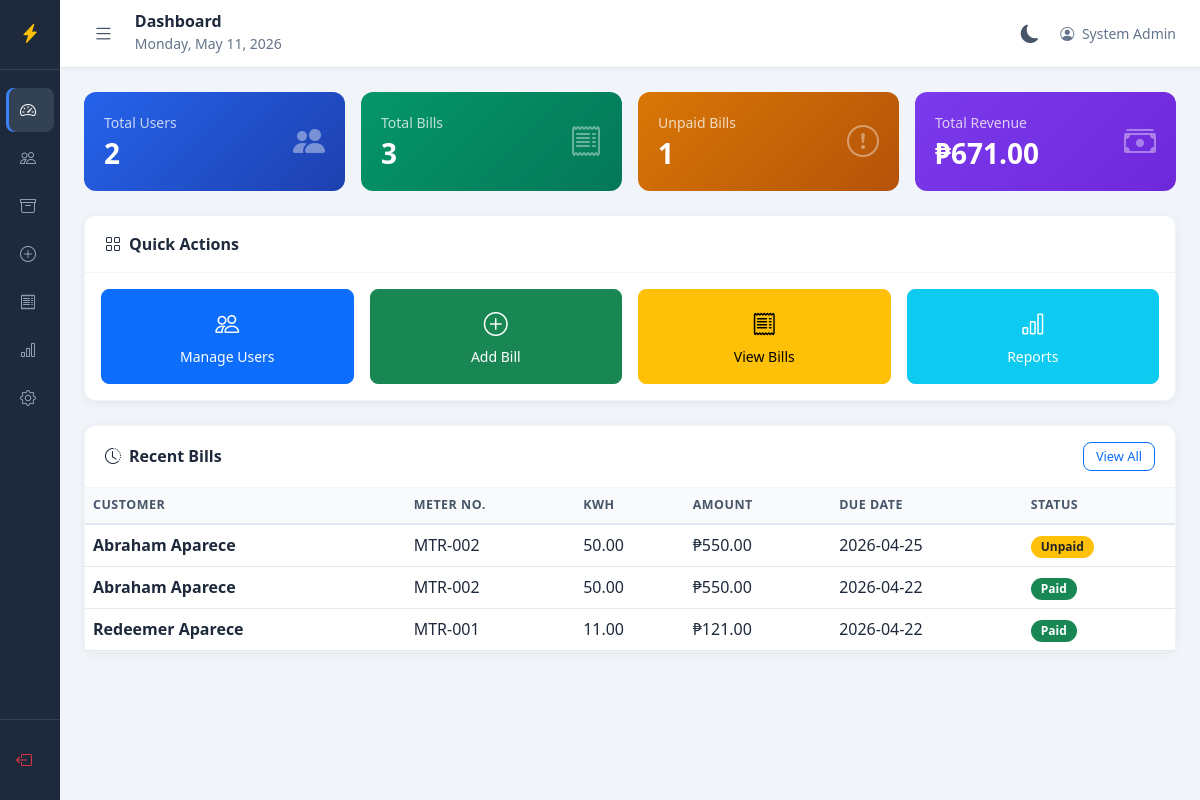
Screenshot of /admin/dashboard.php (signed in) with the database file from the repository.
### tables this page shows
CREATE TABLE `bill` (
  `id` int(11) NOT NULL,
  `uuid` varchar(255) NOT NULL,
  `user_id` int(11) NOT NULL,
  `kwh_consumed` decimal(10,2) NOT NULL,
  `amount_due` decimal(10,2) NOT NULL,
  `billing_date` date NOT NULL,
  `period_month` tinyint(2) NOT NULL DEFAULT 1,
  `period_year` year(4) NOT NULL DEFAULT 2026,
  `due_date` date NOT NULL,
  `status` enum('unpaid','paid','overdue') DEFAULT 'unpaid',
  `dateCreated` timestamp NOT NULL DEFAULT current_timestamp()
);

CREATE TABLE `user` (
  `id` int(11) NOT NULL,
  `uuid` varchar(255) NOT NULL,
  `meter_number` varchar(50) DEFAULT NULL,
  `profile_picture` varchar(255) DEFAULT NULL,
  `firstName` varchar(255) NOT NULL,
  `middleName` varchar(255) DEFAULT NULL,
  `lastname` varchar(255) NOT NULL,
  `emailAddress` varchar(255) NOT NULL,
  `contactNumber` varchar(20) NOT NULL DEFAULT '',
  `dateOfBirth` date DEFAULT NULL,
  `username` varchar(255) NOT NULL,
  `password` varchar(255) NOT NULL,
  `street` varchar(255) NOT NULL,
  `barangay` varchar(255) NOT NULL,
  `city` varchar(255) NOT NULL,
  `dateCreated` timestamp NOT NULL DEFAULT current_timestamp(),
  `status` enum('active','inactive') DEFAULT 'active'
);

### app/controller/bill_controller.php (called while the page is built, shortened)
<?php
require_once __DIR__ . '/auth_controller.php';
function getRate() {
    global $conn;
    $result = $conn->query("SELECT setting_value FROM settings WHERE setting_key = 'rate_per_kwh'");
    return floatval($result->fetch_assoc()['setting_value']);
}
function getReportSummary() {
    global $conn;
    $data = [];
    $data['total_users']   = $conn->query("SELECT COUNT(*) AS c FROM user")->fetch_assoc()['c'];
    $data['total_bills']   = $conn->query("SELECT COUNT(*) AS c FROM bill")->fetch_assoc()['c'];
    $data['total_paid']    = $conn->query("SELECT COUNT(*) AS c FROM bill WHERE status = 'paid'")->fetch_assoc()['c'];
    $data['total_unpaid']  = $conn->query("SELECT COUNT(*) AS c FROM bill WHERE status = 'unpaid'")->fetch_assoc()['c'];
    $data['total_revenue'] = $conn->query("SELECT SUM(amount_paid) AS s FROM payment")->fetch_assoc()['s'] ?? 0;
    $data['rate']          = getRate();
    return $data;
}
?>

### public/admin/dashboard.php (the view, shortened to what this page needs)
<?php
require_once __DIR__ . '/../../app/config/config.php';
require_once __DIR__ . '/../../app/controller/bill_controller.php';
$report     = getReportSummary();
require_once __DIR__ . '/includes/header.php';
?>
<div class="d-flex">
  <?php require_once __DIR__ . '/includes/sidebar.php'; ?>
  <div class="main-content flex-grow-1">
    <?php require_once __DIR__ . '/includes/topbar.php'; ?>
    <div class="page-content">
      <div class="row g-3 mb-4">
        <div class="col-md-3 col-sm-6">
          <div class="stat-card" style="background: linear-gradient(135deg,#2563eb,#1e40af);">
            <div class="d-flex justify-content-between align-items-center">
              <div>
                <div class="small opacity-75 mb-1">Total Users</div>
                <h3 class="fw-bold mb-0"><?php echo $report['total_users']; ?></h3>
              </div>
              <i class="bi bi-people-fill" style="font-size:2rem;opacity:0.4;"></i>
            </div>
          </div>
        </div>
        <div class="col-md-3 col-sm-6">
          <div class="stat-card" style="background: linear-gradient(135deg,#059669,#047857);">
            <div class="d-flex justify-content-between align-items-center">
              <div>
                <div class="small opacity-75 mb-1">Total Bills</div>
                <h3 class="fw-bold mb-0"><?php echo $report['total_bills']; ?></h3>
              </div>
              <i class="bi bi-receipt" style="font-size:2rem;opacity:0.4;"></i>
            </div>
          </div>
        </div>
        <div class="col-md-3 col-sm-6">
          <div class="stat-card" style="background: linear-gradient(135deg,#d97706,#b45309);">
            <div class="d-flex justify-content-between align-items-center">
              <div>
                <div class="small opacity-75 mb-1">Unpaid Bills</div>
                <h3 class="fw-bold mb-0"><?php echo $report['total_unpaid']; ?></h3>
              </div>
              <i class="bi bi-exclamation-circle" style="font-size:2rem;opacity:0.4;"></i>
            </div>
          </div>
        </div>
        <div class="col-md-3 col-sm-6">
          <div class="stat-card" style="background: linear-gradient(135deg,#7c3aed,#6d28d9);">
            <div class="d-flex justify-content-between align-items-center">
              <div>
                <div class="small opacity-75 mb-1">Total Revenue</div>
                <h3 class="fw-bold mb-0">₱<?php echo number_format($report['total_revenue'], 2); ?></h3>
              </div>
              <i class="bi bi-cash-stack" style="font-size:2rem;opacity:0.4;"></i>
            </div>
          </div>
        </div>
      </div>
      <div class="row g-3 mb-4">
        <div class="col-12">
          <div class="card">
            <div class="card-header">
              <i class="bi bi-grid me-2"></i>Quick Actions
            </div>
            <div class="card-body">
              <div class="row g-3">
                <div class="col-md-3 col-sm-6">
                  <a href="manage_users" class="btn btn-primary w-100 py-3">
                    <i class="bi bi-people d-block mb-1" style="font-size:1.5rem;"></i>
                    Manage Users
                  </a>
                </div>
                <div class="col-md-3 col-sm-6">
                  <a href="add_bill" class="btn btn-success w-100 py-3">
                    <i class="bi bi-plus-circle d-block mb-1" style="font-size:1.5rem;"></i>
                    Add Bill
                  </a>
                </div>
                <div class="col-md-3 col-sm-6">
                  <a href="view_bills" class="btn btn-warning w-100 py-3">
                    <i class="bi bi-receipt d-block mb-1" style="font-size:1.5rem;"></i>
                    View Bills
                  </a>
                </div>
                <div class="col-md-3 col-sm-6">
                  <a href="reports" class="btn btn-info w-100 py-3 text-white">
                    <i class="bi bi-bar-chart d-block mb-1" style="font-size:1.5rem;"></i>
                    Reports
                  </a>
                </div>
              </div>
            </div>
          </div>
        </div>
      </div>
      <div class="card">
        <div class="card-header d-flex justify-content-between align-items-center">
          <span><i class="bi bi-clock-history me-2"></i>Recent Bills</span>
          <a href="view_bills" class="btn btn-sm btn-outline-primary">View All</a>
        </div>
        <div class="card-body p-0">
          <div class="table-responsive">
            <table class="table table-hover mb-0">
              <thead>
                <tr>
                  <th>Customer</th>
                  <th>Meter No.</th>
                  <th>kWh</th>
                  <th>Amount</th>
                  <th>Due Date</th>
                  <th>Status</th>
                </tr>
              </thead>
              <tbody>
                <?php
                global $conn;
                $recent = $conn->query("
                    SELECT b.*, CONCAT(u.firstName,' ',u.lastname) AS full_name,
                           u.meter_number
                    FROM bill b
                    JOIN user u ON b.user_id = u.id
                    ORDER BY b.dateCreated DESC
                    LIMIT 5
                ");
                if ($recent->num_rows > 0):
                    while ($row = $recent->fetch_assoc()):
                ?>
                <tr>
                  <td class="fw-semibold"><?php echo htmlspecialchars($row['full_name']); ?></td>
                  <td><?php echo htmlspecialchars($row['meter_number']); ?></td>
                  <td><?php echo $row['kwh_consumed']; ?></td>
                  <td>₱<?php echo number_format($row['amount_due'], 2); ?></td>
                  <td><?php echo $row['due_date']; ?></td>
                  <td>
                    <?php if ($row['status'] == 'paid'): ?>
                      <span class="badge bg-success">Paid</span>
                    <?php elseif ($row['status'] == 'overdue'): ?>
                      <span class="badge bg-danger">Overdue</span>
                    <?php else: ?>
                      <span class="badge bg-warning text-dark">Unpaid</span>
                    <?php endif; ?>
                  </td>
                </tr>
                <?php endwhile; endif; ?>
              </tbody>
            </table>
          </div>
        </div>
      </div>
    </div>
  </div>
</div>
<?php require_once __DIR__ . '/includes/footer.php'; ?>

### public/admin/includes/header.php (style rules this page uses)
:root { --sidebar-bg: #1e293b; --sidebar-border: #334155; --sidebar-link: #94a3b8; --sidebar-hover-bg: #2d3f55; --sidebar-hover-txt: #e2e8f0; --sidebar-active-bg: #334155; --sidebar-active-txt:#ffffff; --sidebar-accent: #3b82f6; --sidebar-brand-txt: #ffffff; --topbar-bg: #ffffff; --topbar-border: #e2e8f0; --topbar-shadow: rgba(0,0,0,0.04); --topbar-txt: #1e293b; --topbar-muted: #64748b; --page-bg: #f1f5f9; --card-bg: #ffffff; --card-border: #f1f5f9; --card-shadow: rgba(0,0,0,0.06); --card-shadow-hover: rgba(0,0,0,0.1); --table-head-bg: #f8fafc; --table-head-txt: #475569; --table-head-border: #e2e8f0; --table-hover-bg: #f8fafc; --body-txt: #1e293b; --muted-txt: #64748b; --toggle-btn-txt: #475569; --toggle-btn-hover: #f1f5f9; --toggle-btn-active: #e2e8f0; --toggle-btn-htxt: #1e293b; }
body { overflow-x: hidden; background: var(--page-bg); color: var(--body-txt); transition: background 0.3s ease, color 0.3s ease; }
.main-content { margin-left: 60px; min-height: 100vh; background: var(--page-bg); transition: margin-left 0.35s cubic-bezier(0.4, 0, 0.2, 1), background 0.3s ease; }
.page-content { padding: 24px; }
.card { border: 1px solid var(--card-border) !important; border-radius: 12px; background: var(--card-bg) !important; box-shadow: 0 2px 10px var(--card-shadow); transition: box-shadow 0.2s ease, background 0.3s ease, border-color 0.3s ease; }
.card-header { background: var(--card-bg) !important; border-bottom: 1px solid var(--card-border) !important; border-radius: 12px 12px 0 0 !important; font-weight: 600; padding: 16px 20px; color: var(--body-txt); transition: background 0.3s ease, border-color 0.3s ease; }
.stat-card { border-radius: 12px; padding: 20px; color: #ffffff; border: none !important; }
.table thead th { background: var(--table-head-bg) !important; color: var(--table-head-txt) !important; font-size: 0.78rem; text-transform: uppercase; letter-spacing: 0.5px; border-bottom: 2px solid var(--table-head-border) !important; font-weight: 600; transition: background 0.3s ease, color 0.3s ease; }
.table tbody tr { transition: background 0.15s ease; }
.table tbody td { color: var(--body-txt); border-color: var(--table-head-border) !important; }
.badge { font-size: 0.75rem; padding: 5px 10px; border-radius: 20px; }
.btn { border-radius: 8px; font-size: 0.875rem; transition: all 0.2s ease; }
.btn-sm { padding: 4px 12px; font-size: 0.8rem; }

### rows the page displays
bill: full_name "Abraham Aparece", user.meter_number "MTR-002", kwh_consumed "50.00", amount_due "550.00", due_date "2026-04-25", status "Unpaid"
bill: full_name "Abraham Aparece", user.meter_number "MTR-002", kwh_consumed "50.00", amount_due "550.00", due_date "2026-04-22", status "Paid"
bill: full_name "Redeemer Aparece", user.meter_number "MTR-001", kwh_consumed "11.00", amount_due "121.00", due_date "2026-04-22", status "Paid"

### other values shown
$page_title "Dashboard"
$_SESSION['admin_name'] "System Admin"
$report['total_users'] "2"
$report['total_bills'] "3"
$report['total_unpaid'] "1"
$report['total_revenue'] "671.00"
